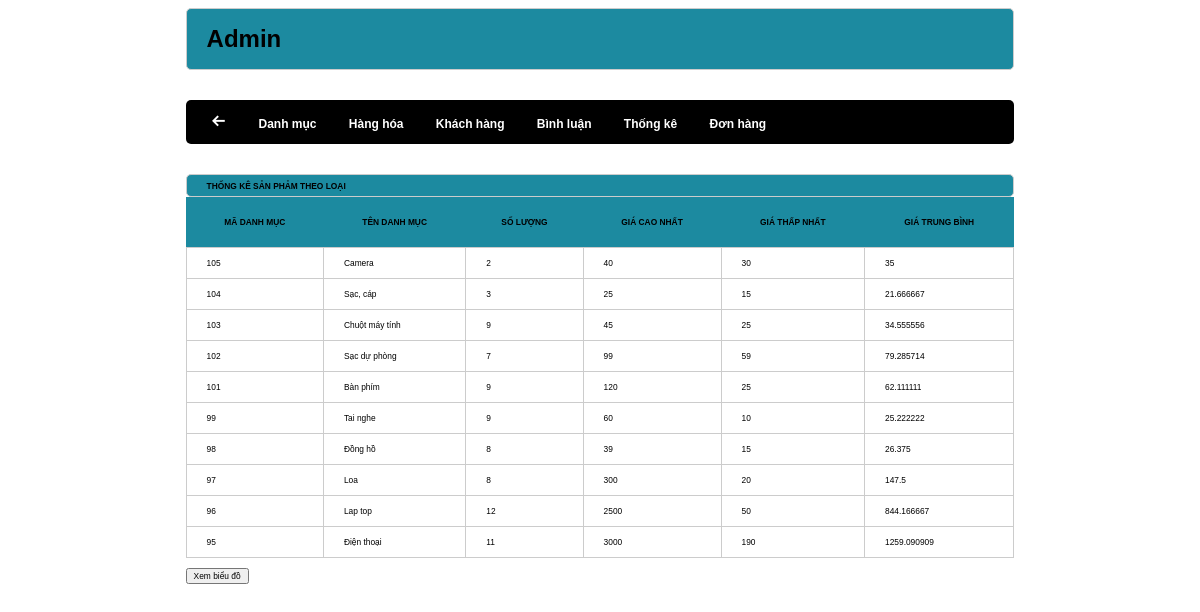
The page /admin/index.php?act=thongke on the database its author committed.
### tables this page shows
CREATE TABLE `danhmuc` (
  `id` int(20) NOT NULL,
  `name` varchar(255) NOT NULL
);

### model/pdo.php (called while the page is built, shortened)
<?php
function pdo_get_connection(){
    $dburl = "mysql:host=localhost;dbname=duanmau2021;charset=utf8";
    $username = 'root';
    $password = '';
    $conn = new PDO($dburl, $username, $password);
    $conn->setAttribute(PDO::ATTR_ERRMODE, PDO::ERRMODE_EXCEPTION);
    return $conn;
}
function pdo_query($sql){
    $sql_args = array_slice(func_get_args(), 1);
    try{
        $conn = pdo_get_connection();
        $stmt = $conn->prepare($sql);
        $stmt->execute($sql_args);
        $rows = $stmt->fetchAll();
        return $rows;
    }
    catch(PDOException $e){
        throw $e;
    }
    finally{
        unset($conn);
    }
}

### model/cart.php (called while the page is built, shortened)
<?php
  function loadall_thongke() {
    $sql = "SELECT danhmuc.id AS madm, danhmuc.name AS tendm, COUNT(sanpham.id) AS countsp, MIN(sanpham.price) AS minprice, MAX(sanpham.price) AS maxprice, AVG(sanpham.price) AS avgprice";
    $sql .= " FROM sanpham LEFT JOIN danhmuc ON danhmuc.id = sanpham.iddm";
    $sql .= " GROUP BY danhmuc.id ORDER BY danhmuc.id DESC";
    $listtk = pdo_query($sql);
    return $listtk;
}
?>

### admin/thongke/list.php (the view)
<div class="row">
            <div class="row frmtitle">
                <h1>THỐNG KÊ SẢN PHẢM THEO LOẠI</h1>
            </div>
            <div class="row frmcontennt">
                    <div class="row mb10 frmdsloai">
                     <table>
                        <tr>
                            <th>MÃ DANH MỤC</th>
                            <th>TÊN DANH MỤC</th>
                            <th>SỐ LƯỢNG</th>
                            <th>GIÁ CAO NHẤT</th>
                            <th>GIÁ THẤP NHẤT</th>
                            <th>GIÁ TRUNG BÌNH</th>
                        </tr>
                        <?php
                            foreach ($listthongke as  $thongke){
                                extract($thongke);
                                echo '
                                    <tr>
                                        <td>'.$madm.'</td>
                                        <td>'.$tendm.'</td>
                                        <td>'.$countsp.'</td>
                                        <td>'.$maxprice.'</td>
                                        <td>'.$minprice.'</td>
                                        <td>'.$avgprice.'</td>
                                    </tr>
                                ';
                            }
                        ?>
                     </table>
                    </div>
                    <div class="row mb10">
                        <a href="index.php?act=bieudo"><input type="button" value="Xem biểu đồ"></a>
                    </div>
            </div>
        </div>

### admin/header.php (shortened to what this page needs)
<!DOCTYPE html>
<html lang="en">
<head>
    <link rel="stylesheet" href="../css/style.css">
    <link href='https://unpkg.com/boxicons@2.1.4/css/boxicons.min.css' rel='stylesheet'>
</head>
<body>
    <div class="boxcenter">
        <div class="row mb headeradmin">
            <h1>Admin</h1>
        </div>
        <div class="row mb menu">
            <ul>
                <li>
                     <a href="../index.php?"> <i class='bx bx-arrow-back'></i> </a>
                </li>
                <li> <a href="index.php?act=adddm">Danh mục</a></li>
                <li> <a href="index.php?act=addsp">Hàng hóa</a></li>
                <li> <a href="index.php?act=dskh">Khách hàng</a></li>
                <li> <a href="index.php?act=dsbl">Bình luận</a></li>
                <li> <a href="index.php?act=thongke">Thống kê</a></li>
                <li> <a href="index.php?act=listbill"></i>Đơn hàng</a></li>
            </ul>
        </div>

### admin/index.php (shortened to what this page needs)
<?php
    include "../model/pdo.php";
    include "../model/cart.php";
    include "header.php";
    if(isset($_GET['act'])){
        $act = $_GET['act'];
        switch ($act) {
                case 'thongke':
                 $listthongke = loadall_thongke();
                 include "thongke/list.php";
                 break;
        }
    }else{
        include "home.php";
    }
    include "footer.php";
?>

### admin/footer.php
</body>
</html>

### css/style.css (style rules this page uses)
* { box-sizing: border-box; font-family: sans-serif; font-size: 0.7vw; }
.boxcenter { width: 70%; margin: 0 auto; }
.row { float: left; width: 100%; }
.mb { margin-bottom: 30px; }
.mb10 { margin-bottom: 10px; }
.menu { background-color: black; color: #ccc; border-radius: 5px; }
.menu ul { padding: 5px 10px; }
.menu ul li { list-style-type: none; display: inline-block; padding: 0 15px; }
.menu ul li a { text-decoration: none; color: #fff; font-size: 1vw; font-weight: 700; }
.menu ul li a i { color: #fff; font-size: 1.3vw; font-weight: 700; }
.headeradmin { background-color: #1c8aa0; border: 1px solid #ccc ; border-radius: 5px; padding: 0 20px; }
.headeradmin h1 { font-size: 2vw; }
.frmtitle { background-color: #1c8aa0; border: 1px solid #ccc ; border-radius: 5px; padding: 0 20px; }
.frmdsloai table { width: 100%; border-collapse: collapse; }
.frmdsloai table th { background-color: #1c8aa0; padding: 20px; }
.frmdsloai table td { padding: 10px 20px; border: 1px #ccc solid; }

### rows shown on the page
danhmuc: id "105", name "Camera", countsp "2", maxprice "40", minprice "30", avgprice "35"
danhmuc: id "104", name "Sạc, cáp", countsp "3", maxprice "25", minprice "15", avgprice "21.666667"
danhmuc: id "103", name "Chuột máy tính", countsp "9", maxprice "45", minprice "25", avgprice "34.555556"
danhmuc: id "102", name "Sạc dự phòng", countsp "7", maxprice "99", minprice "59", avgprice "79.285714"
danhmuc: id "101", name "Bàn phím", countsp "9", maxprice "120", minprice "25", avgprice "62.111111"
danhmuc: id "99", name "Tai nghe", countsp "9", maxprice "60", minprice "10", avgprice "25.222222"
danhmuc: id "98", name "Đồng hồ", countsp "8", maxprice "39", minprice "15", avgprice "26.375"
danhmuc: id "97", name "Loa", countsp "8", maxprice "300", minprice "20", avgprice "147.5"
danhmuc: id "96", name "Lap top", countsp "12", maxprice "2500", minprice "50", avgprice "844.166667"
danhmuc: id "95", name "Điện thoại", countsp "11", maxprice "3000", minprice "190", avgprice "1259.090909"
